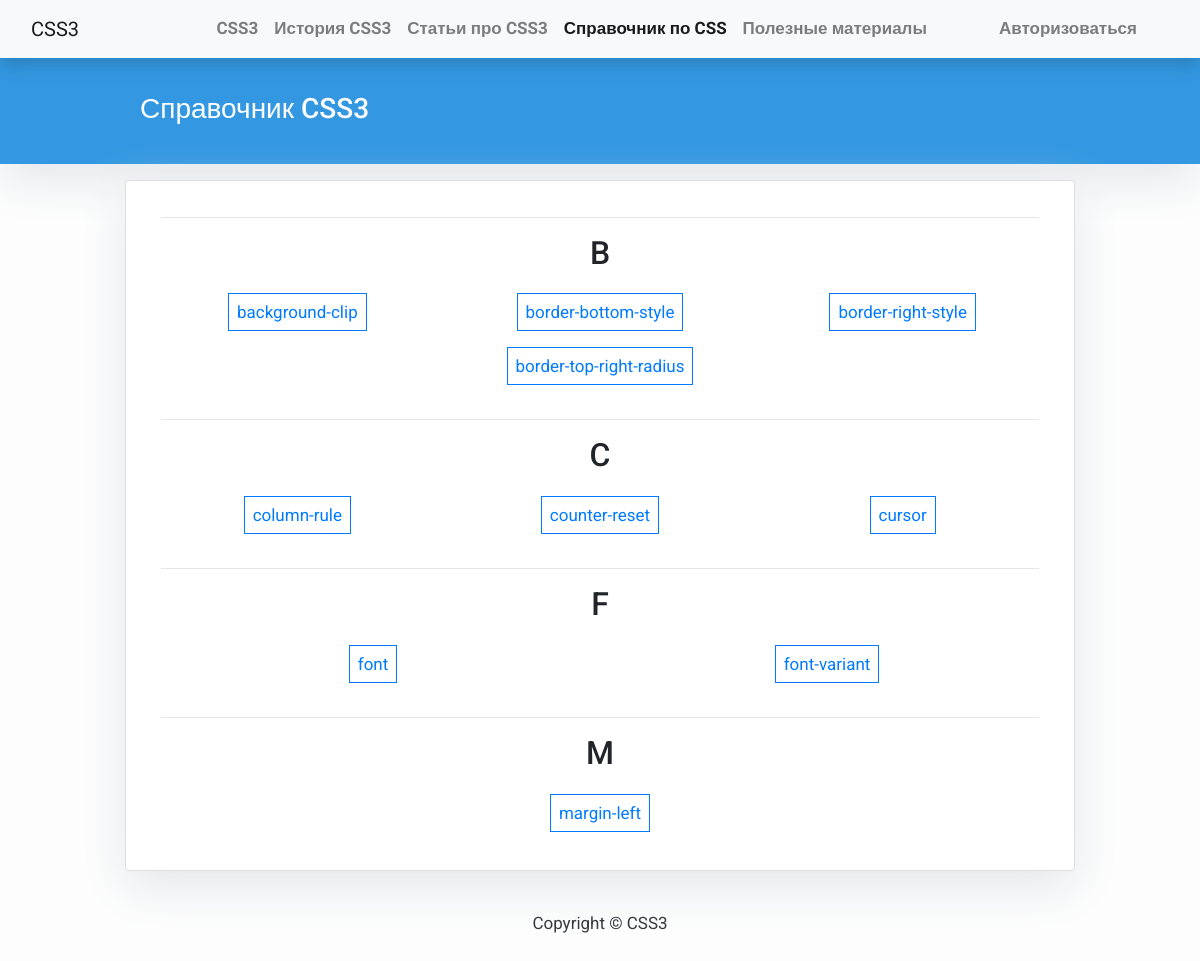
Page /properties/ on the committed database.
### blog/models.py (models this page shows, shortened)
class Property(models.Model):
    title = models.CharField(max_length=250, unique=True, verbose_name='Название')
    slug = models.SlugField(max_length=250, unique=True, verbose_name='Слаг')
    body = tinymce_models.HTMLField(verbose_name='Текст')
    objects = models.Manager()
    class Meta:
        verbose_name = 'CSS свойство'
        verbose_name_plural = 'CSS свойства'
    def first_letter(self):
        return self.title[0]

### blog/views.py (the view)
# urls.py: path('properties/', views.PropertyList.as_view(), name='property_list'),
class PropertyList(generic.ListView):
    queryset = Property.objects.order_by('title')
    template_name = 'blog/property_list.html'

### templates/blog/property_list.html
{% extends "base.html" %}
{% load bootstrap4 %}
{% block content %}
{% include "widgets/header.html" with title='Справочник CSS3' %}
{% regroup property_list by first_letter as list_groups %}
<div class="container">
    <div class="row justify-content-md-center">
        <div class="col-md-10 card mb-4 mt-3">
            <div class="card-body">
                {% for group in list_groups %}
                <hr>
                <div class="text-center mb-4">
                    <h2>{{ group.grouper|capfirst }}</h2>
                </div>
                {% for item in group.list %}
                {% if forloop.counter0|divisibleby:3 and not forloop.first %}
            </div>
            {% endif %}
            {% if forloop.counter0|divisibleby:3%}
            <div class="row">
                {% endif %}
                <div class="col text-center mb-4 mt-1">
                    <a class="border border-primary p-2" href="{% url 'blog:property_detail' item.slug %}">
                        {{ item.title }}</a>
                </div>
                {% if forloop.last %}
            </div>
            {% endif %}
            {% endfor %}
            {% endfor %}
        </div>
    </div>
</div>
</div>
{% endblock %}

### static/css/base.css (style rules this page uses)
body { font-family: "Roboto", sans-serif; font-size: 17px; background-color: #fdfdfd; }
.card { box-shadow: 0 16px 48px #E3E7EB; }
body { min-height: 100vh; position: relative; margin: 0; padding-bottom: 100px; }

### rows in the picture
Property: title "background-clip"
Property: title "border-bottom-style"
Property: title "border-right-style"
Property: title "border-top-right-radius"
Property: title "column-rule"
Property: title "counter-reset"
Property: title "cursor"
Property: title "font"
Property: title "font-variant"
Property: title "margin-left"

### other values in the picture
{{ title }} "Справочник CSS3"
{{ group.grouper|capfirst }} "B" "C" "F" "M"
